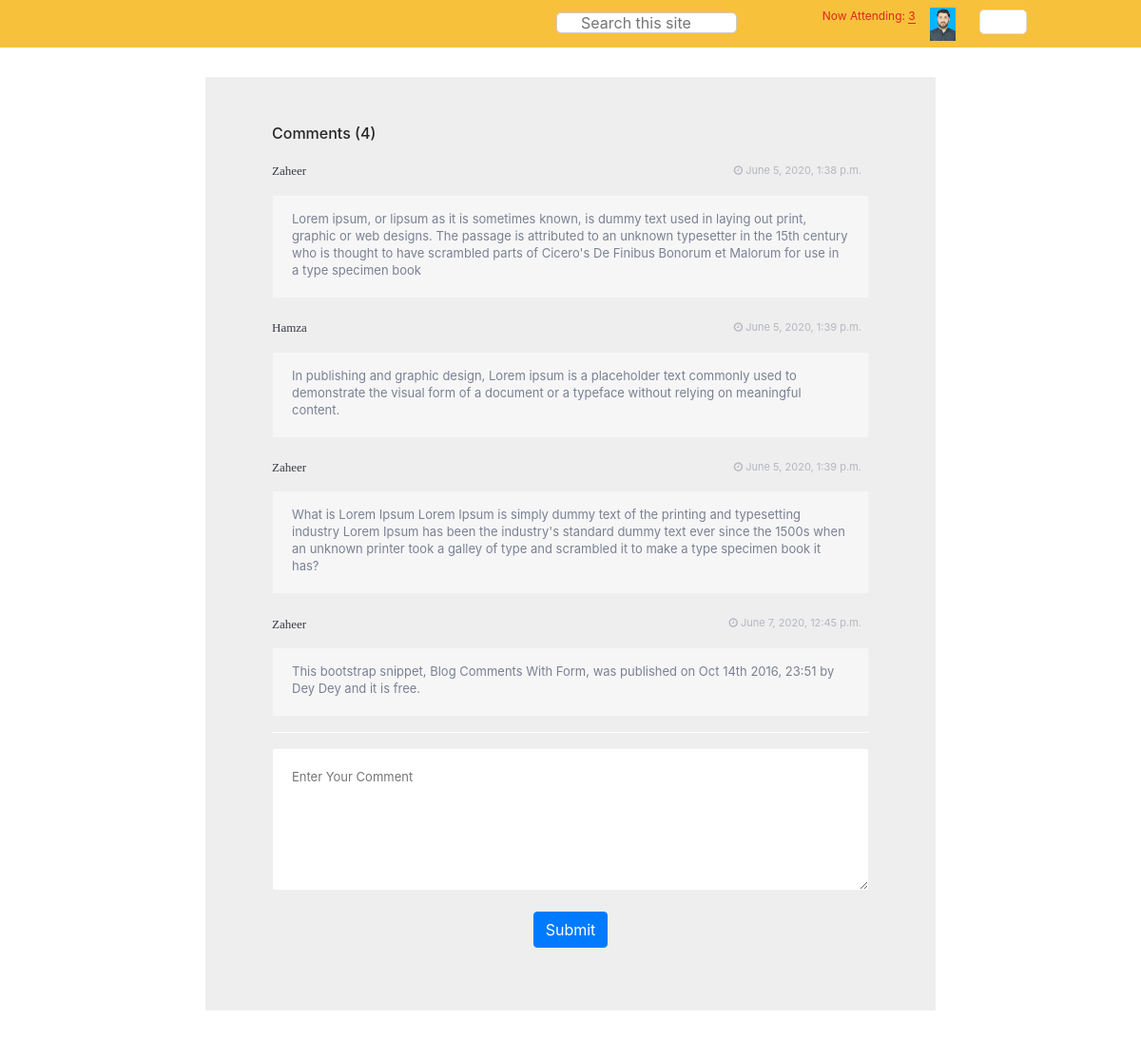
The app's page /chat/public/ (signed in) with its own data.
### common/models.py (models this page shows, shortened)
class UserProfile(models.Model):
    USER_TYPE_USER = 'user'
    USER_TYPE_PAGE_ADMIN = 'page_admin'
    USER_TYPE_OWNER = 'owner'
    USER_TYPE_MEMBER = 'member'
    USER_TYPES = (
        (USER_TYPE_USER, 'user'),
        (USER_TYPE_PAGE_ADMIN, 'page_admin'),
        (USER_TYPE_OWNER, 'owner'),
        (USER_TYPE_MEMBER, 'member'),
    )
    STATUS_ONLINE = 'Online'
    STATUS_OFFLINE = 'Offline'
    STATUS_AWAY = 'Away'
    STATUS_DONT_DISTURB = 'Do not Disturb'
    STATUSES = (
        (STATUS_ONLINE, 'Online'),
        (STATUS_OFFLINE, 'Offline'),
        (STATUS_AWAY, 'Away'),
        (STATUS_DONT_DISTURB, 'Do not Disturb')
    )
    user = models.OneToOneField(User, on_delete=models.CASCADE,
                                related_name='user_profile')
    company_name = models.CharField(max_length=200, null=True, blank=True)
    email = models.CharField(max_length=100, null=True, blank=True)
    date_of_birth = models.DateField(blank=True, null=True)
    profile_name = models.CharField(max_length=256, blank=True, null=True)
    profile_image = models.ImageField(upload_to="customer/profile/", null=True, blank=True)
    is_custom_profile_image = models.BooleanField(default=False)
    phone = models.CharField(max_length=256, blank=True, null=True)
    alternate_phone = models.CharField(max_length=256, blank=True, null=True)
    gender = models.CharField(
        max_length=1, choices=(('m', _('Male')), ('f', _('Female'))),
        blank=True, null=True)
    type = models.CharField(
        max_length=200, choices=USER_TYPES, default=USER_TYPE_USER,
        blank=True, null=True)
    hometown = models.CharField(max_length=256, blank=True, null=True)
    company_name = models.CharField(max_length=256, blank=True, null=True)
    location = models.CharField(max_length=256, blank=True, null=True)
    address = models.CharField(max_length=256, blank=True, null=True)
    status = models.CharField(max_length=100, choices=STATUSES,
                             default=STATUS_ONLINE, blank=True, null=True)

### chat/models.py (models this page shows, shortened)
class Comment(models.Model):
    user = models.ForeignKey(
        User, related_name='user_comment', on_delete=models.CASCADE)
    content = models.TextField(max_length=500, blank=True, null=True)
    date = models.DateTimeField(default=timezone.now, blank=True, null=True)
    active = models.BooleanField(default=True)

### chat/views.py (the view, shortened to what this page needs)
# urls.py: path('public/', views.PublicDiscussion.as_view(), name='public_discuss'),
class PublicDiscussion(FormView):
    template_name = 'public_discussion.html'
    form_class = CommentForm
    def dispatch(self, request, *args, **kwargs):
        if self.request.user.is_authenticated:
            return super(
                PublicDiscussion, self).dispatch(request, *args, **kwargs)
        else:
            return HttpResponseRedirect(reverse('user_login'))
    def get_context_data(self, **kwargs):
        context = super(PublicDiscussion, self).get_context_data(**kwargs)
        comments = Comment.objects.all()
        context.update({
            'comments': comments,
            'total_logged_in_users': get_all_logged_in_users().count(),
        })
        return context

### chat/forms.py
class CommentForm(forms.ModelForm):
    class Meta:
        model = Comment
        fields = '__all__'

### common/views.py (called while the page is built)
def get_all_logged_in_users():
	sessions = Session.objects.filter(expire_date__gte=timezone.now())
	uid_list = []
	for session in sessions:
		data = session.get_decoded()
		uid_list.append(data.get('_auth_user_id', None))
	return User.objects.filter(id__in=uid_list)

### templates/public_discussion.html (shortened to what this page needs)
{% extends 'base.html' %}
{% block content %}
<div class="container">
<div class="be-comment-block">
	<h1 class="comments-title">Comments ({{ comments.count }})</h1>
    {% for comment in comments %}
        <div class="be-comment">
            <div class="be-comment-content">
                    <span class="be-comment-name">
                        <a href="#">{{ comment.user.username|title }}</a>
                        </span>
                    <span class="be-comment-time">
                        <i class="fa fa-clock-o"></i>
                        {{ comment.date }}
                    </span>
                <p class="be-comment-text">
                    {{ comment.content }}
                </p>
            </div>
        </div>
    {% endfor %}
    <hr style="border-top: 1px solid #fff;">
	<form class="form-block" action="{% url 'chat:public_discuss' %}" method="post">
		<div class="row">
			<div class="col-lg-12">
				<div class="form-group">
					<textarea class="form-input" required="required" name="content" placeholder="Enter Your Comment"></textarea>
				</div>
			</div>
            <div class="col-lg-12 text-center">
				<div class="form-group">
					<button type="submit" class="btn btn-primary">Submit</button>
				</div>
			</div>
		</div>
	</form>
</div>
</div>
{% endblock %}

### templates/base.html (shortened to what this page needs)
<!DOCTYPE html>
{% load staticfiles %}
<html>
<head>
	<link rel="stylesheet" href="{% static "css/style.css" %}" type="text/css" media="screen" />
	<link rel="stylesheet" href="{% static "css/ui-redesign.css" %}" type="text/css" />
    <link rel="stylesheet" href="{% static "css/bootstrap.min.css" %}" type="text/css" media="screen" />
    <link href="//netdna.bootstrapcdn.com/bootstrap/3.0.0/css/bootstrap-glyphicons.css" rel="stylesheet">
	<link rel="stylesheet" href="https://stackpath.bootstrapcdn.com/font-awesome/4.7.0/css/font-awesome.min.css" type="text/css" media="screen" />
</head>
<body>
    <div id="header-bar"><div>
    <div id="header" style="background: #f7c13c;">
        <div id="header-container">
        {% if request.user.is_authenticated %}
            <div id="header-controls" style="color:#666">
                <ul>
                    <li class="search-box">
                        <input id="search-keyword" class="round" placeholder="Search this site">
                        <a href="javascript:;" class="main-icon search" id="search-btn" tooltip="Click to Search"></a>
                    </li>
                    <li id="user-info">
    <div class="header-user">
        <div class="left onlineUser-num display-inline-table hide" id="online-counter" style="display: block;">
            <div class="display-table-row"><div class="online-user-type display-table-cell">Now Attending</div><div class="display-table-cell">:&nbsp;</div><div class="display-table-cell"><a class="total-onlineUser num-tip" href="javascript:;">{{ total_logged_in_users|default:0 }}</a></div></div>
        </div>
        <div id="user-info-avatar" class="user-info-avatar right">
            <img src="{% if request.user.user_profile.profile_image %}{{ request.user.user_profile.profile_image.url }}{% else %}https://cdn-akamai.6connex.com//user/2020/2/26/1585243263157_Andre.jpg{% endif %}">
        </div>
    </div>
</li>
                    <li id="settings">
                        <div class="set-btn btn relative">
                            <div class="gear-icon"></div>
                        </div>
                    </li>
                </ul>
            </div>
        {% endif %}
        </div>
    </div>
</div></div>
	<section>
		{% block content %}
		{% endblock %}
	</section>
</body>
</html>

### app_static/css/style.css (style rules this page uses)
html, body, div, span, applet, object, iframe, h1, h2, h3, h4, h5, h6, p, blockquote, pre, a, abbr, acronym, address, big, cite, code, del, dfn, em, img, ins, kbd, q, s, samp, small, strike, strong, sub, sup, tt, var, b, u, i, center, dl, dt, dd, ol, ul, li, fieldset, form, label, legend, table, caption, tbody, tfoot, thead, tr, th, td, article, aside, canvas, details, embed, figure, figcaption, footer, header, hgroup, menu, nav, output, ruby, section, summary, time, mark, audio, video { margin: 0; padding: 0; border: 0; font-size: 100%; font: inherit; vertical-align: baseline; }
article, aside, details, figcaption, figure, footer, header, hgroup, menu, nav, section { display: block; }
body { line-height: 1; font-family: sans-serif; }
ol, ul { list-style: none; }
section { width: 800px; margin: 0 auto; }
p { margin: 1em 0 2em 0; }

### records on screen
Comment: user.username "Zaheer", date "June 5, 2020, 1:38 p.m.", content "Lorem ipsum, or lipsum as it is sometimes known, is dummy text used in laying out print, graphic or web designs. The passage is attributed to an unknown typesetter in the 15th century who is thought to have scrambled parts of Cicero's De Finibus Bonorum et Malorum for use in a type specimen book"
Comment: user.username "Hamza", date "June 5, 2020, 1:39 p.m.", content "In publishing and graphic design, Lorem ipsum is a placeholder text commonly used to demonstrate the visual form of a document or a typeface without relying on meaningful content."
Comment: user.username "Zaheer", date "June 5, 2020, 1:39 p.m.", content "What is Lorem Ipsum Lorem Ipsum is simply dummy text of the printing and typesetting industry Lorem Ipsum has been the industry's standard dummy text ever since the 1500s when an unknown printer took a galley of type and scrambled it to make a type specimen book it has?"
Comment: user.username "Zaheer", date "June 7, 2020, 12:45 p.m.", content "This bootstrap snippet, Blog Comments With Form, was published on Oct 14th 2016, 23:51 by Dey Dey and it is free."

### other values on screen
{{ total_logged_in_users|default:0 }} "3"
{{ comments.count }} "4"
